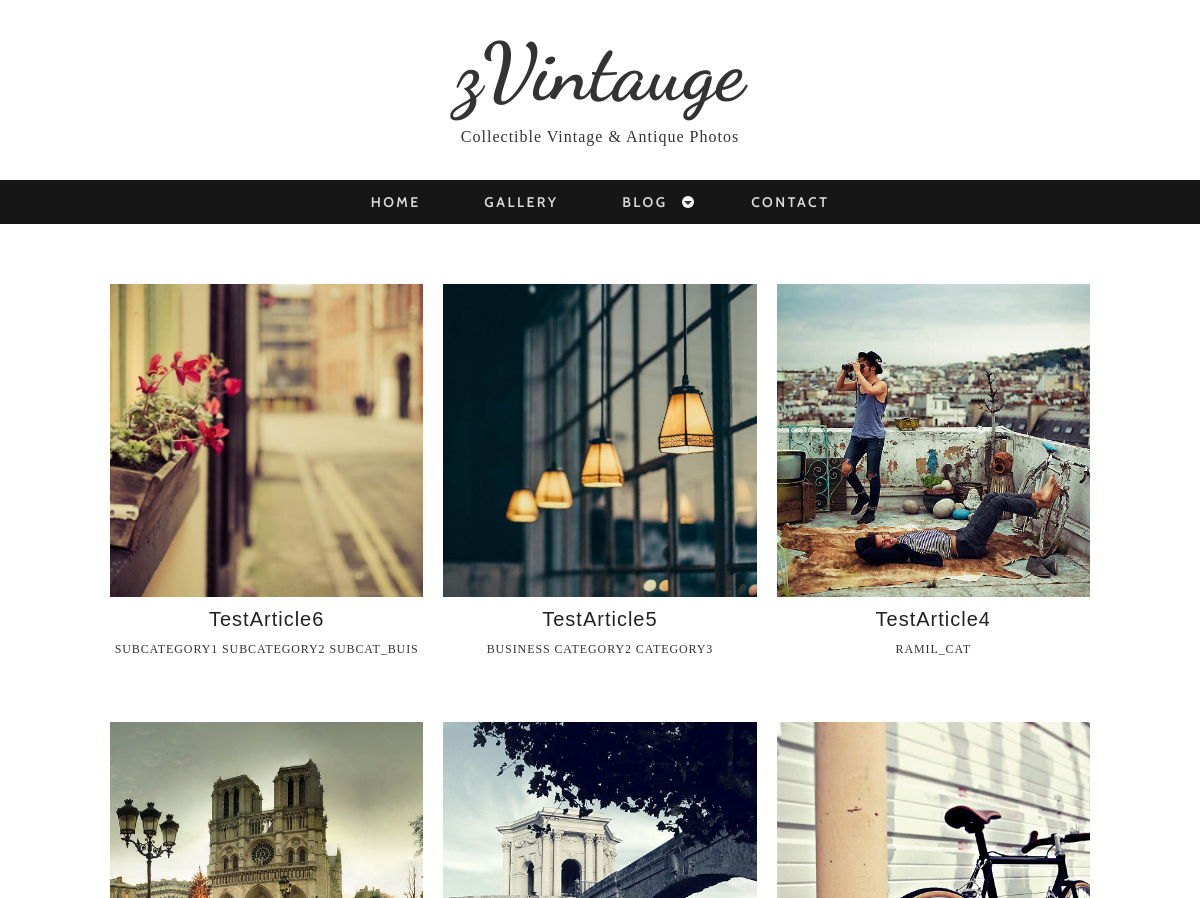
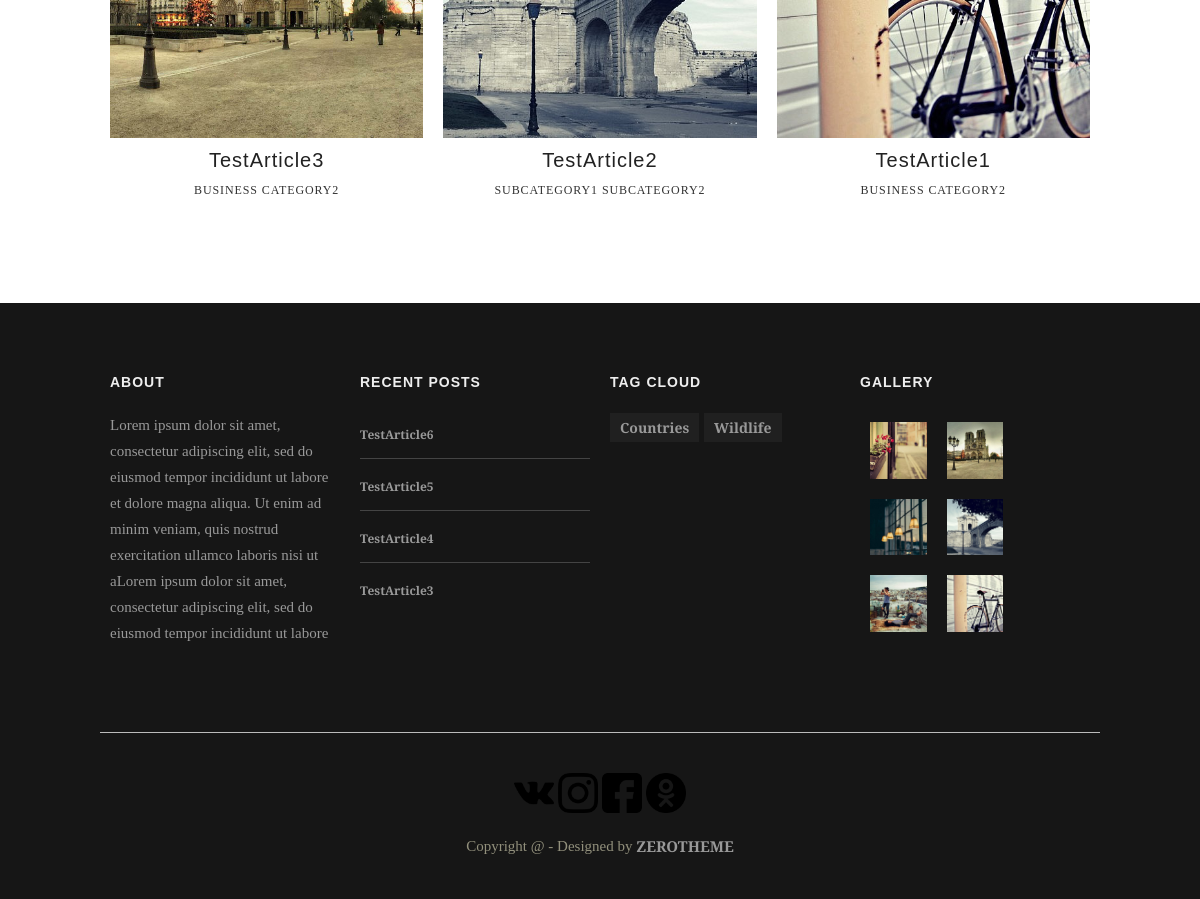
Page /gallery/ on the committed database (2 pictures, top to bottom).
### blog/models.py (models this page shows, shortened)
class Article(models.Model):
	category = models.ManyToManyField(
		Category,
		related_name='article'
	)
	create_at = models.DateTimeField(auto_now_add=True)
	author = models.ForeignKey(
		User,
		related_name='articles',
		on_delete=models.CASCADE
	)
	tags = models.ManyToManyField(
		Tags,
		related_name='article'
	)
	title = models.CharField(max_length=150)
	image = models.ImageField(upload_to='articles/')
	gallery_img1 = models.ImageField(upload_to='articles/gallery_img', default='')
	gallery_img2 = models.ImageField(upload_to='articles/gallery_img', default='')
	text = models.TextField()
	slug = models.SlugField(max_length=200, default='', unique=True)
	def get_absolute_url(self):
		context = self.category.all()
		cat_slug = str(context[0]).lower()
		return reverse('article_detail', kwargs={'slug': cat_slug, 'article_slug': self.slug})

class Category(MPTTModel):
	name = models.CharField(max_length=40, unique=True)
	slug = models.SlugField(max_length=100)
	parent = TreeForeignKey(
		'self',
		related_name='children',
		on_delete=models.SET_NULL,
		null=True,
		blank=True,
	)
	class MPTTMeta:
		order_insertion_by = ['name']
	def __str__(self):
		return self.name

class Tags(models.Model):
	name = models.CharField(max_length=50)
	slug = models.SlugField(max_length=100)

### contact/models.py (models this page shows, shortened)
class About(models.Model):
	name = models.CharField(max_length=100, default='About')
	main_about = RichTextField(max_length=500)
	footer_about = models.TextField(max_length=300)

class Social(models.Model):
	name = models.CharField(max_length=50)
	url = models.URLField()
	icon = models.ImageField(upload_to='social/')

### blog/views.py (the view)
# urls.py: path('gallery/', cache_page(60 * 10)(views.GalleryView.as_view()), name='gallery'),
class GalleryView(ListView):
	model = Article
	template_name = 'blog/gallery.html'
	context_object_name = 'article_list'
	def get_queryset(self):
		return Article.objects.prefetch_related('category').order_by('-id')

### blog/templatetags/menu_tags.py (called while the page is built)
def get_all_categories():
	return Category.objects.all()

@register.inclusion_tag('blog/include/tags/top_menu.html')
def get_categories():
	cats = get_all_categories()
	return {'list_of_cats': cats}

@register.simple_tag()
def get_last_nine_articles():
	return Article.objects.prefetch_related(Prefetch('category', queryset=Category.objects.select_related('parent'))).order_by('-id')[:9]

@register.simple_tag()
def get_last_four_articles():
	return Article.objects.prefetch_related('tags', 'category').order_by('-id')[:4]

@register.simple_tag()
def get_tags():
	return Tags.objects.all()

### contact/templatetags/social_tags.py (called while the page is built)
@register.simple_tag()
def get_about():
	return About.objects.last()

@register.simple_tag()
def get_socials():
	return Social.objects.all()

### templates/blog/gallery.html (shortened to what this page needs)
{% extends 'base.html' %}
{% load menu_tags %}
{% block content %}
<section id="container">
	<div class="wrap-container">
		<div id="main-content" class="zerogrid">
			<div class="wrap-content">
				<div class="row">
					{% for article in article_list %}
						{% if forloop.counter < 4 %}
							<div class="col-1-3">
								<div class="wrap-col">
									<article>
										<div class="post-thumbnail-wrap">
											<a href="{{ article.get_absolute_url }}" class="portfolio-box">
											</a>
										</div>
										<div class="entry-header ">
											<h3 class="entry-title">{{ article.title }}</h3>
											<div class="l-tags">
												{% for cat in article.category.all %}
													<a href="{% url 'article_list' cat|lower %}">{{ cat }}</a>
												{% endfor %}
											</div>
										</div>
									</article>
								</div>
							</div>
						{% endif %}
					{% endfor %}
				</div>
				<div class="row">
					{% for article in article_list %}
						{% if forloop.counter > 3 and forloop.counter < 7 %}
							<div class="col-1-3">
								<div class="wrap-col">
									<article>
										<div class="post-thumbnail-wrap">
											<a href="{{ article.get_absolute_url }}" class="portfolio-box">
											</a>
										</div>
										<div class="entry-header ">
											<h3 class="entry-title">{{ article.title }}</h3>
											<div class="l-tags">
												{% for cat in article.category.all %}
													<a href="{% url 'article_list' cat|lower %}">{{ cat }}</a>
												{% endfor %}
											</div>
										</div>
									</article>
								</div>
							</div>
						{% endif %}
					{% endfor %}
				</div>
			</div>
		</div>
	</div>
</section>
{% endblock content %}

### templates/footer.html (shortened to what this page needs)
{% load menu_tags social_tags cache %}
{% cache 5000 footer %}
<footer>
	<div class="zerogrid wrap-footer">
		{% get_about as about %}
		<div class="row">
			<div class="col-1-4 col-footer-1">
				<div class="wrap-col">
					<h3 class="widget-title">{{ about.name }}</h3>
					<p>
						{{ about.footer_about }}
					</p>
				</div>
			</div>
			<div class="col-1-4 col-footer-2">
				<div class="wrap-col">
					<h3 class="widget-title">Recent Posts</h3>
					{% get_last_four_articles as article_list1 %}
					<ul>
						{% for article in article_list1 %}
							{% if forloop.counter < 5 %}
								<li><a href="{{ article.get_absolute_url }}">{{ article.title }}</a></li>
							{% endif %}
						{% endfor %}
					</ul>
				</div>
			</div>
			<div class="col-1-4 col-footer-3">
				<div class="wrap-col">
					{% get_tags as tags %}
					<h3 class="widget-title">Tag Cloud</h3>
					{% for tag in tags %}
						<a href="#">{{ tag.name }}</a>
					{% endfor %}
				</div>
			</div>
			<div class="col-1-4 col-footer-4">
				<div class="wrap-col">
					<h3 class="widget-title">Gallery</h3>
					<div class="row">
						{% get_last_nine_articles as article_list2 %}
						<div class="col-1-3">
							<div class="wrap-col">
								{% for article in article_list2 %}
									{% if forloop.counter < 4 %}
										<a href="{{ article.get_absolute_url }}"><img src="{{ article.gallery_img1.url }}"></a>
									{% endif %}
								{% endfor %}
							</div>
						</div>
						<div class="col-1-3">
							<div class="wrap-col">
								{% for article in article_list2 %}
									{% if forloop.counter > 3 and forloop.counter < 7 %}
										<a href="{{ article.get_absolute_url }}"><img src="{{ article.gallery_img1.url }}"></a>
									{% endif %}
								{% endfor %}
							</div>
						</div>
						<div class="col-1-3">
						</div>
					</div>
				</div>
			</div>
		</div>
	</div>
	<div class="zerogrid bottom-footer">
		<div class="row">
			{% get_socials as socials %}
			<div class="bottom-social">
				{% for item in socials %}
					<a href="{{ item.url }}"><img src="{{ item.icon.url }}" width="40px"></a>
				{% endfor %}
			</div>
		</div>
		<div class="copyright">
			Copyright @ - Designed by <a href="https://www.zerotheme.com">ZEROTHEME</a>
		</div>
	</div>
</footer>
{% endcache %}

### static/css/zerogrid.css (style rules this page uses)
.zerogrid { width: 1000px; position: relative; margin: 0 auto; padding: 0px; }
.zerogrid:after { content: "\0020"; display: block; height: 0; clear: both; visibility: hidden; }
.zerogrid .row:before,.row:after { content: '\0020'; display: block; overflow: hidden; visibility: hidden; width: 0; height: 0; }
.zerogrid .row:after { clear: both; }
.zerogrid .row { zoom: 1; }
.zerogrid .wrap-col { margin:10px; }
.zerogrid .col-1-2, .zerogrid .col-1-3, .zerogrid .col-2-3, .zerogrid .col-1-4, .zerogrid .col-2-4, .zerogrid .col-3-4, .zerogrid .col-1-5, .zerogrid .col-2-5, .zerogrid .col-3-5, .zerogrid .col-4-5, .zerogrid .col-1-6, .zerogrid .col-2-6, .zerogrid .col-3-6, .zerogrid .col-4-6, .zerogrid .col-5-6 { float:left; display: inline-block; }
.zerogrid .col-1-3,.zerogrid .col-1-3-fixed { width:33.33%; }
.zerogrid .col-1-4,.zerogrid .col-1-4-fixed { width:25%; }

### static/css/style.css (style rules this page uses)
a,abbr,acronym,address,applet,article,aside,audio,b,blockquote,big,body,center,canvas,caption,cite,code,command,datalist,dd,del,details,dfn,dl,div,dt,em,embed,fieldset,figcaption,figure,font,footer,form,h1,h2,h3,h4,h5,h6,header,hgroup,html,i,iframe,img,ins,kbd,keygen,label,legend,li,meter,nav,object,ol,output,p,pre,progress,q,s,samp,section,small,span,source,strike,strong,sub,sup,table,tbody,tfoot,thead,th,tr,tdvideo,tt,u,ul,var { background:transparent;border:0 none;font-size:100%;margin:0;padding:0;border:0;outline:0;vertical-align:top; }
ol, ul { list-style:none; }
img { vertical-align:top; }
article, aside, audio, canvas, command, datalist, details, embed, figcaption, figure, footer, header, hgroup, keygen, meter, nav, output, progress, section, source, video { display:block; }
* { -webkit-box-sizing: border-box; -moz-box-sizing: border-box; box-sizing: border-box; }
html { -webkit-text-size-adjust: none; }
img { max-width:100%; height: auto;width: auto\9; }
a { color: #333;text-decoration: none; }
h3, h4 { font-size: 20px;line-height: 20px; }
h1, h2, h3, h4, h5, h6 { clear: both;hyphens: auto; color: #000;line-height: 1.2;font-family: 'Montserrat', sans-serif;letter-spacing: 1px; }
p { margin: 10px 0; }
.post:after, .post:before, article:after, article:before, section:after, section:before { clear: both; content: '\0020'; display: block; visibility: hidden; width: 0; height: 0; }
.widget-title { font-weight: bold;text-transform: uppercase;line-height: 1.38;margin-bottom: 20px;font-size: 14px;color: #eee; }
html, body { width:100%; padding:0; margin:0; }
body { font: 16px/26px Arial, Helvetica, sans-serif;font-family: 'Crimson Text', serif;background: #fff; }
#main-content .wrap-content { padding: 50px 0; }
article { background: #ffffff; color: #3F3F3F; margin-bottom: 40px;padding-bottom: 10px; }
article:after, article:before { clear: both; content: '\0020'; display: block; visibility: hidden; width: 0; height: 0; }
article .post-thumbnail-wrap { text-align: center;width: 100%;margin-bottom: 10px; }
article h3.entry-title { font-size: 20px;margin: 10px 0 5px;font-weight: 500;letter-spacing: 1px;color: #222; }
article .l-tags { text-align: center;font-size: 12px; font-family: 'Crimson Text', serif;text-transform: uppercase;letter-spacing: .9px; }
article .l-tags a { color: #333; }
article .entry-header { text-align: center; }
footer { background: #161616;font-size: 15px;color: #999 }
footer a { color:#999;font-weight: bold;text-shadow: none; }
footer .wrap-footer { padding: 60px 0; }
footer .wrap-footer ul li { margin-bottom: 5px;padding: 10px 0 15px; }
footer .col-footer-2 ul { padding: 0; }
footer .col-footer-2 ul li { list-style: none;margin-bottom: 5px; border-bottom: 1px solid #444;padding-bottom: 10px; }
footer .col-footer-2 ul li:last-child { border-bottom: none; }
footer .col-footer-2 ul li a { color: #999;font-size: 12px; }
footer .col-footer-3 a { color: #999; background: #202020; padding: 5px 10px;line-height: 2.3;font-size: 14px;text-transform: capitalize;margin-right: 1px; }
footer .col-footer-4 img { margin-bottom: 20px; }
footer .bottom-footer { color: #92907C;text-align: center;padding: 40px 0;border-top: 1px solid #bbb; }
footer .bottom-social { margin-bottom: 20px; }
.portfolio-box { display: block;position: relative;margin: 0 auto; }

### rows in the picture
Article: title "TestArticle6", gallery_img1 (picture)
Category: name "SUBCATEGORY1"
Category: name "SUBCATEGORY2"
Category: name "SUBCAT_BUIS"
Article: title "TestArticle5", gallery_img1 (picture)
Category: name "BUSINESS"
Category: name "CATEGORY2"
Category: name "CATEGORY3"
Article: title "TestArticle4", gallery_img1 (picture)
Category: name "RAMIL_CAT"
Article: title "TestArticle3", gallery_img1 (picture)
Article: title "TestArticle2", gallery_img1 (picture)
Article: title "TestArticle1", gallery_img1 (picture)
About: name "ABOUT", footer_about "Lorem ipsum dolor sit amet, consectetur adipiscing elit, sed do eiusmod tempor incididunt ut labore et dolore magna aliqua. Ut enim ad minim veniam, quis nostrud exercitation ullamco laboris nisi ut aLorem ipsum dolor sit amet, consectetur adipiscing elit, sed do eiusmod tempor incididunt ut labore"
Tags: name "Countries"
Tags: name "Wildlife"
Social: icon (picture)
Social: icon (picture)
Social: icon (picture)
Social: icon (picture)
